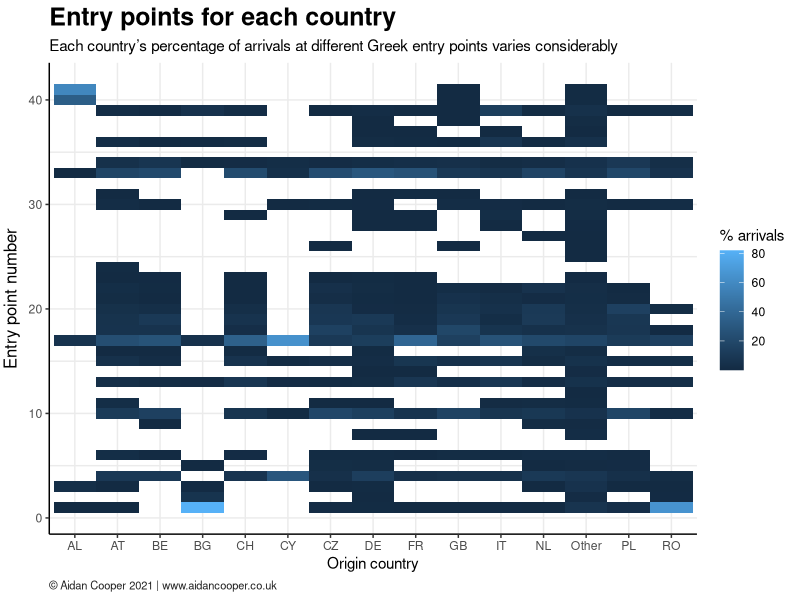
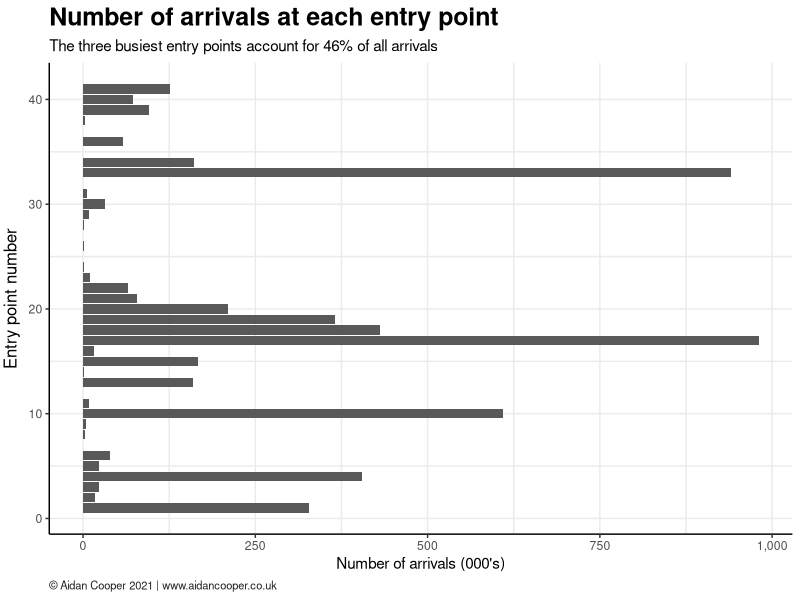
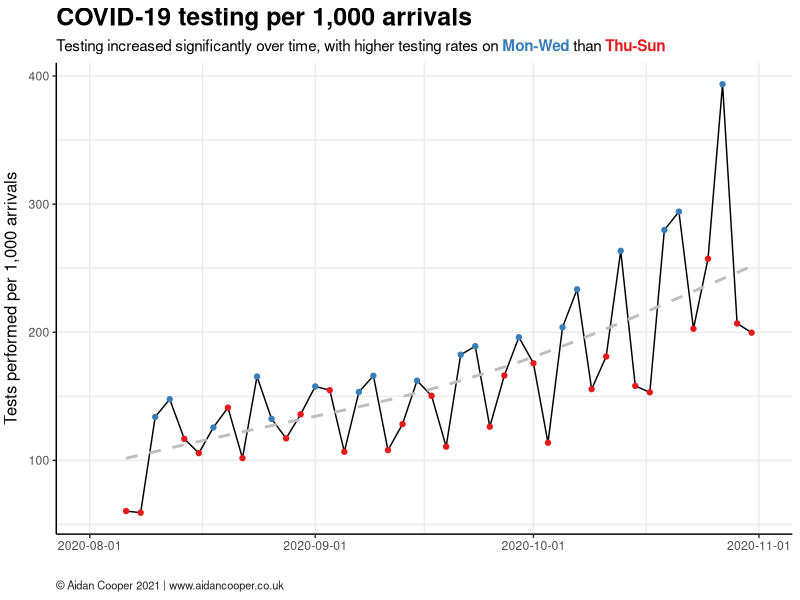
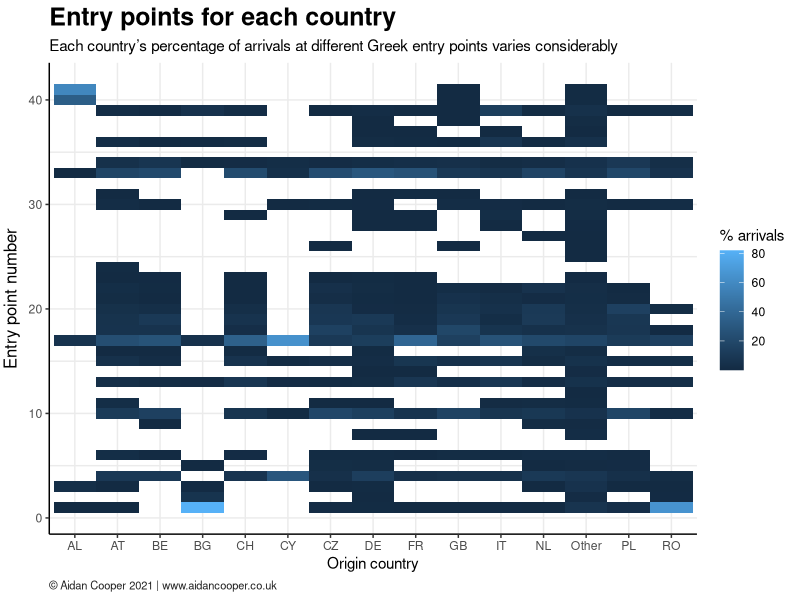
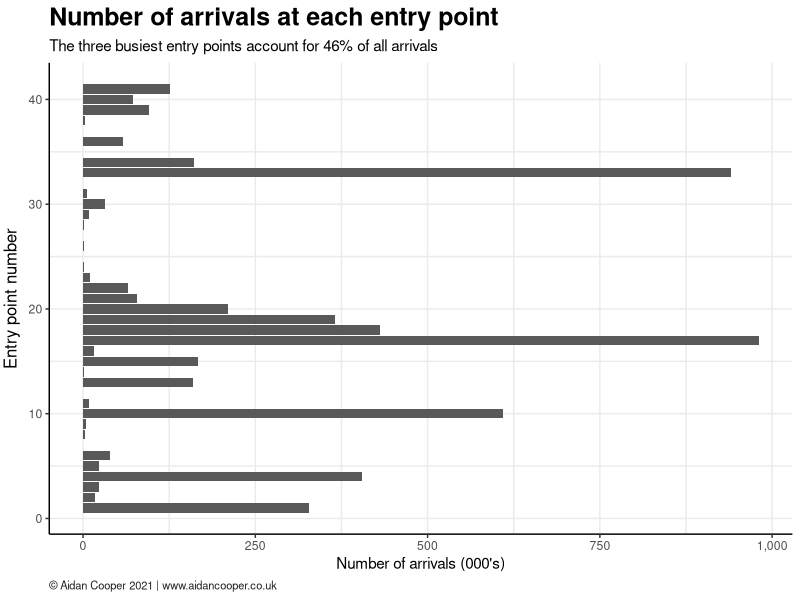
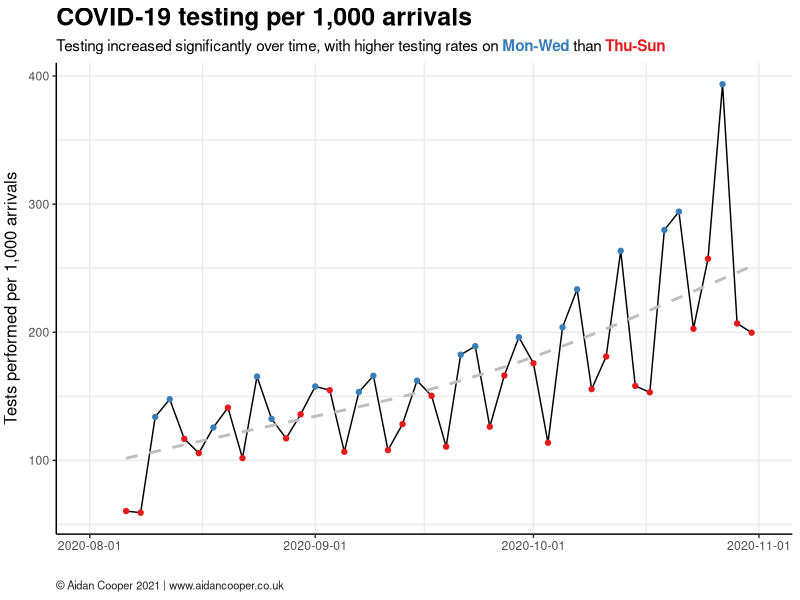

These charts were generated, in order, by the following R code:
## ---- chunk 1
knitr::opts_chunk$set(echo = TRUE)
library(tidyverse)
library(magrittr)
library(here)
library(ggtext)
library(mgcv)
library(scales)

theme_set(theme_classic())
# Set1: "#E41A1C" "#377EB8" "#4DAF4A" "#984EA3" "#FF7F00

# for plotting
width <- 8
height <- width * 9 / 16
## ---- chunk 2
# load data
df <- read_csv(here("data", "greece_eva.csv")) %>%
  separate(epoch_dates, sep = "/", into = c("epoch_start", "epoch_end")) %>%
  select(-c(epoch, epoch_end)) %>%
  mutate(
    epoch_start = as.Date(epoch_start),
    point_entry = str_split(point_entry, pattern="_") %>% sapply(extract, 2) %>% as.numeric()
  )
slice_sample(df, n=10)
## ---- chunk 3
point_entry_nums <- sort(unique(df$point_entry))
paste(c(length(point_entry_nums), "entry points:", point_entry_nums), collapse=" ")
## ---- chunk 4
# identify countries with at least 100,000 arrivals in Greece
countries <- df %>% 
  select(c(country, numSchedArrivals)) %>% 
  group_by(country) %>% 
  summarise(n_arrivals = sum(numSchedArrivals)) %>% 
  filter(n_arrivals > 100000) %>% 
  pull(country)
# create filtered dataset for only countries with at least 100k arrivals
df_100k <- df %>% filter(country %in% countries)
paste(c(length(countries), "countries have at least 100,000 arrivals in Greece:", countries), collapse=" ")
## ---- chunk 5
df_heatmap <- df_100k %>%
  select(country, point_entry, numSchedArrivals) %>%
  group_by(country, point_entry) %>% 
  summarise(n_arrivals = sum(numSchedArrivals)) %>% 
  group_by(country) %>% mutate(n_arrivals = n_arrivals / sum(n_arrivals) * 100)
df_heatmap
f <- df_heatmap %>% ggplot(aes(x=country, y=point_entry, fill=n_arrivals)) + 
  geom_tile() +
  labs(
    title = "Entry points for each country",
    subtitle = paste(
      "Each country's percentage of arrivals at different Greek entry points varies considerably"
    ),
    x = "Origin country",
    y = "Entry point number",
    fill = "% arrivals",
    caption = "© Aidan Cooper 2021 | www.aidancooper.co.uk"
  ) +
  theme(
    plot.title = element_text(face = "bold", size = 18),
    plot.subtitle = element_markdown(),
    plot.caption = element_text(hjust = 0, size = 8,  colour = "#222222"),
    axis.title.y = element_text(vjust = 2, size = 12),
    panel.grid.major = element_line(),
    panel.grid.minor = element_line()
  )
ggsave("../figures/entry_points_heatmap.png", width = width, height = height)
f
## ---- chunk 6
df_entry <- df_100k %>%
  select(-c(country, epoch_start)) %>%
  group_by(point_entry) %>%
  summarise(across(everything(), list(sum))) %>%
  mutate(
    tests_per_1000arrival = numTestsPerformed_1 / numSchedArrivals_1 * 1000,
    positives_per_1000test = numPositivesFound_1 / numTestsPerformed_1 * 1000,
    n_1000arrivals = numSchedArrivals_1 / 1000,
    n_tests = numTestsPerformed_1,
  ) %>%
  select(c("point_entry", "n_1000arrivals", "n_tests", "tests_per_1000arrival", "positives_per_1000test")) %>%
  arrange(desc(n_1000arrivals))
top3_percent <- sum(df_entry$n_1000arrivals[1:3]) / sum(df_entry$n_1000arrivals) * 100

f <- df_entry %>% ggplot(aes(x=point_entry, y=n_1000arrivals)) +
  geom_col() +
  coord_flip() +
  labs(
    title = "Number of arrivals at each entry point",
    subtitle = paste0(
      "The three busiest entry points account for ",
      round(top3_percent, 0),
      "% of all arrivals"
    ),
    x = "Entry point number",
    y = "Number of arrivals (000's)",
    caption = "© Aidan Cooper 2021 | www.aidancooper.co.uk"
  ) +
  theme(
    plot.title = element_text(face = "bold", size = 18),
    plot.subtitle = element_markdown(),
    plot.caption = element_text(hjust = 0, size = 8,  colour = "#222222"),
    axis.title.y = element_text(vjust = 2, size = 12),
    panel.grid.major = element_line(),
    panel.grid.minor = element_line()
  ) + 
  scale_y_continuous(label=comma)
ggsave("../figures/entry_points_n_arrivals.png", width = width, height = height)
f
## ---- chunk 7
df_tests <- df %>%
  select(-c(country, point_entry)) %>%
  group_by(epoch_start) %>%
  summarise(across(everything(), list(sum))) %>%
  mutate(
    tests_per_1000arrival = numTestsPerformed_1 / numSchedArrivals_1 * 1000,
    positives_per_1000test = numPositivesFound_1 / numTestsPerformed_1 * 1000,
    n_arrivals = numSchedArrivals_1,
    n_tests = numTestsPerformed_1,
    weekday = lubridate::wday(epoch_start, week_start = 1) < 4
  ) %>%
  select(c("epoch_start", "n_arrivals", "n_tests", "tests_per_1000arrival", "positives_per_1000test", "weekday")) %>%
  arrange(epoch_start)
mod1 <- gam(tests_per_1000arrival ~ s(as.numeric(epoch_start), bs = "cs"), data = df_tests)
df_tests <- df_tests %>%
  mutate(
    gam = mod1$fitted.values,
    gam_percent_diff = (tests_per_1000arrival - gam) / tests_per_1000arrival * 100
  )
df_dow <- df_tests %>%
  ungroup() %>%
  mutate(day_of_week = lubridate::wday(epoch_start, label = TRUE, week_start = 1)) %>% 
  select(c("day_of_week", "gam_percent_diff", "n_arrivals", "n_tests")) %>%
  group_by(day_of_week) %>%
  summarise(
    mean_diff = mean(gam_percent_diff),
    total_arrivals = sum(n_arrivals),
    total_tests = sum(n_tests)
    )
df_dow
## ---- chunk 8
f <- ggplot(df_tests, aes(x = epoch_start, y = tests_per_1000arrival)) +
  geom_line() +
  geom_point(
    mapping = aes(colour = weekday)
  ) +
  geom_line(aes(y = gam), colour = "grey", linetype = "dashed", size = 1) +
  labs(
    title = "COVID-19 testing per 1,000 arrivals",
    subtitle = paste(
      "Testing increased significantly over time, with higher testing rates on ",
      "**<span style='color:#377EB8;'>Mon-Wed</span>** than ",
      "**<span style='color:#E41A1C;'>Thu-Sun</span>**"
    ),
    x = "",
    y = "Tests performed per 1,000 arrivals",
    caption = "© Aidan Cooper 2021 | www.aidancooper.co.uk"
  ) +
  guides(colour = "none") +
  theme(
    plot.title = element_text(face = "bold", size = 18),
    plot.subtitle = element_markdown(),
    plot.caption = element_text(hjust = 0, size = 8,  colour = "#222222"),
    axis.title.y = element_text(vjust = 2, size = 12),
    panel.grid.major = element_line(),
    panel.grid.minor = element_line()
  ) +
  scale_color_brewer(palette = "Set1") +
  scale_x_date(date_breaks = "1 month", limits = as.Date(c("2020-08-01", "2020-11-01")))
ggsave("../figures/testing_over_time.png", width = width, height = height)
f
